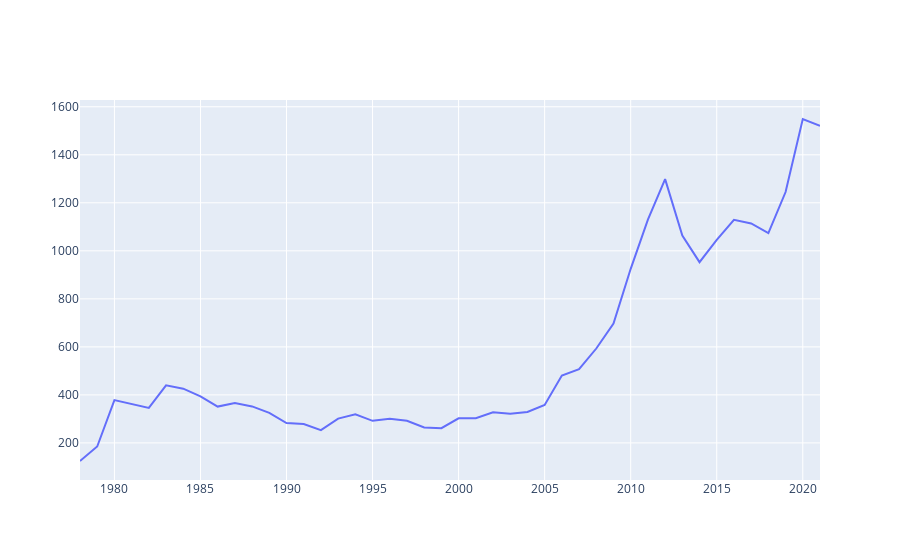

The code cell stored with this chart in its notebook:
### Code cell
fig = go.Figure([go.Scatter(x=annual['Date'], y=annual['EUR'])])
fig.show()
